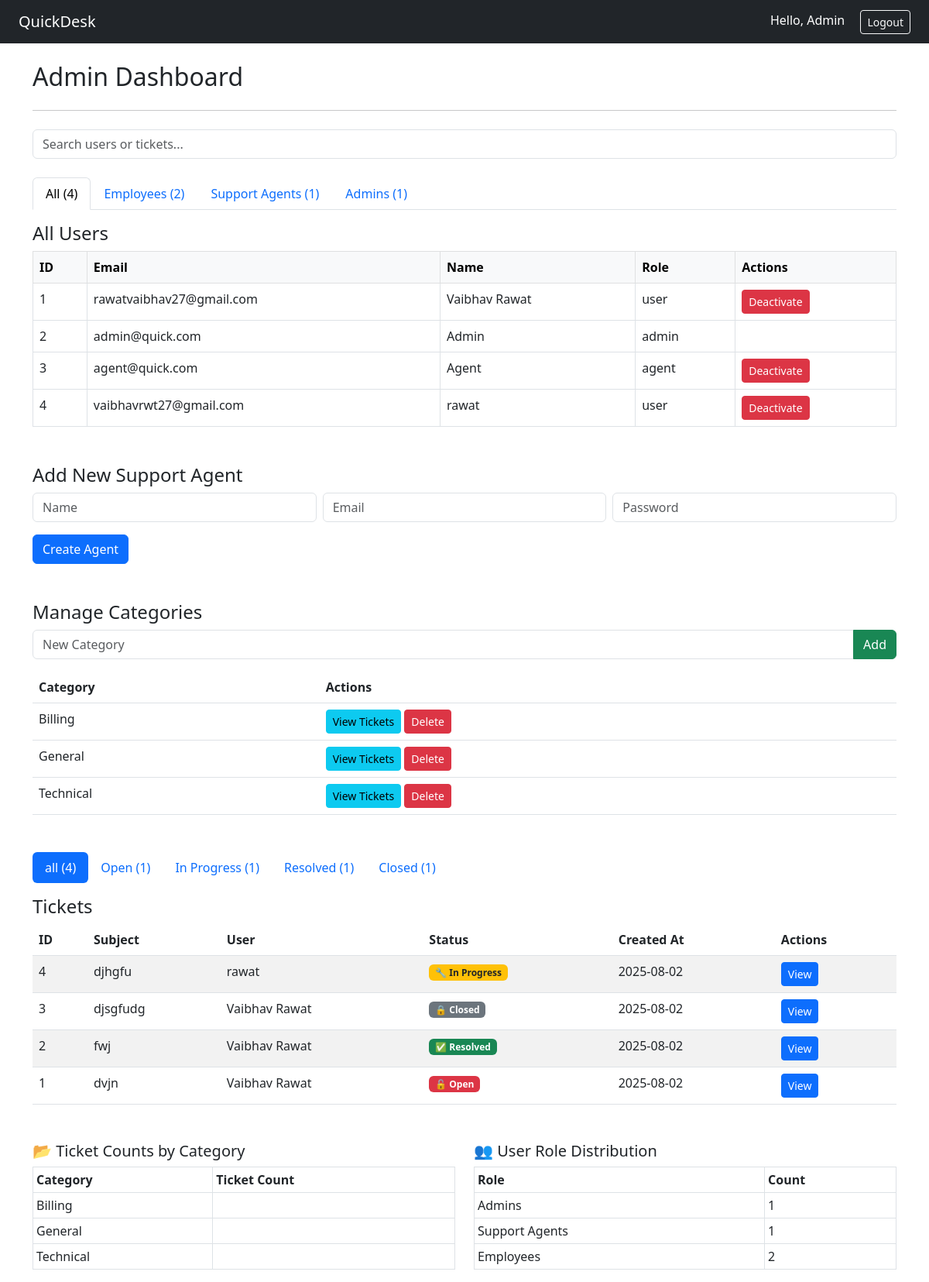
The app's page /admin (signed in) with its own data.
### app.py (models this page shows, shortened)
class User(db.Model, UserMixin):
    id = db.Column(db.Integer, primary_key=True)
    email = db.Column(db.String(150), unique=True, nullable=False)
    name = db.Column(db.String(150), nullable=False)
    password_hash = db.Column(db.String(200), nullable=False)
    role = db.Column(db.String(50), default='user')
    is_active = db.Column(db.Boolean, default=True)
    tickets = db.relationship('Ticket', backref='owner', lazy=True)
    replies = db.relationship('TicketReply', backref='author', lazy=True)

class Category(db.Model):
    id = db.Column(db.Integer, primary_key=True)
    name = db.Column(db.String(100), unique=True, nullable=False)

class Ticket(db.Model):
    id = db.Column(db.Integer, primary_key=True)
    subject = db.Column(db.String(200), nullable=False)
    description = db.Column(db.Text, nullable=False)
    category = db.Column(db.String(100), nullable=False)
    attachment = db.Column(db.String(200))
    status = db.Column(db.String(50), default='Open')
    user_id = db.Column(db.Integer, db.ForeignKey('user.id'), nullable=False)
    user_name = db.Column(db.String(150), nullable=False)  # ✅ store user name
    created_at = db.Column(db.DateTime, default=datetime.utcnow)
    replies = db.relationship('TicketReply', backref='ticket', lazy=True)

### app.py (the view)
@app.route('/admin')
@login_required
@role_required('admin')
def admin_dashboard():
    status_filter = request.args.get('status')
    user_filter = request.args.get('user_role')
    ticket_query = Ticket.query
    if status_filter and status_filter != 'all':
        ticket_query = ticket_query.filter_by(status=status_filter)
    tickets = ticket_query.order_by(Ticket.created_at.desc()).all()
    all_count = Ticket.query.count()
    open_count = Ticket.query.filter_by(status='Open').count()
    inprogress_count = Ticket.query.filter_by(status='In Progress').count()
    resolved_count = Ticket.query.filter_by(status='Resolved').count()
    closed_count = Ticket.query.filter_by(status='Closed').count()
    if user_filter and user_filter != 'all':
        users = User.query.filter_by(role=user_filter).order_by(User.id.asc()).all()
    else:
        users = User.query.order_by(User.id.asc()).all()
    employee_count = User.query.filter_by(role='user').count()
    agent_count = User.query.filter_by(role='agent').count()
    admin_count = User.query.filter_by(role='admin').count()
    total_users = User.query.count()
    categories = Category.query.order_by(Category.name.asc()).all()
    return render_template('admin_dashboard.html',
                           users=users,
                           tickets=tickets,
                           all_count=all_count,
                           open_count=open_count,
                           inprogress_count=inprogress_count,
                           resolved_count=resolved_count,
                           closed_count=closed_count,
                           current_status=status_filter or 'all',
                           current_user_role=user_filter or 'all',
                           total_users=total_users,
                           employee_count=employee_count,
                           agent_count=agent_count,
                           admin_count=admin_count,
                           categories=categories)

### app.py (called while the page is built)
@login_manager.user_loader
def load_user(user_id):
    return User.query.get(int(user_id))

def role_required(role_name):
    def wrapper(f):
        @wraps(f)
        def decorated_function(*args, **kwargs):
            if not current_user.is_authenticated or current_user.role != role_name:
                flash("Access denied.", "warning")
                return redirect(url_for('dashboard'))
            return f(*args, **kwargs)
        return decorated_function
    return wrapper

### templates/admin_dashboard.html
{% extends 'base.html' %}
{% block content %}
<h2>Admin Dashboard</h2>
<hr class="my-4">
<form method="GET" action="{{ url_for('admin_dashboard') }}" class="mb-4">
  <input type="text" name="search" placeholder="Search users or tickets..." class="form-control" value="{{ request.args.get('search', '') }}">
</form>
<ul class="nav nav-tabs mb-3">
  {% for role, label, count in [('all', 'All', total_users), ('user', 'Employees', employee_count), ('agent', 'Support Agents', agent_count), ('admin', 'Admins', admin_count)] %}
  <li class="nav-item">
    <a class="nav-link {% if current_user_role == role %}active{% endif %}" href="{{ url_for('admin_dashboard', user_role=role, status=current_status) }}">{{ label }} ({{ count }})</a>
  </li>
  {% endfor %}
</ul>
<h4>All Users</h4>
<table class="table table-bordered mb-5">
  <thead class="table-light">
    <tr>
      <th>ID</th>
      <th>Email</th>
      <th>Name</th>
      <th>Role</th>
      <th>Actions</th>
    </tr>
  </thead>
  <tbody>
    {% for user in users %}
    <tr>
      <td>{{ user.id }}</td>
      <td>{{ user.email }}</td>
      <td>{{ user.name }}</td>
      <td>{{ user.role }}</td>
      <td>
        {% if user.role != 'admin' %}
        <form method="POST" action="{{ url_for('toggle_user_status', user_id=user.id) }}">
          {% if user.is_active %}
          <button class="btn btn-sm btn-danger">Deactivate</button>
          {% else %}
          <button class="btn btn-sm btn-success">Activate</button>
          {% endif %}
        </form>
        {% endif %}
      </td>
    </tr>
    {% endfor %}
  </tbody>
</table>
<h4>Add New Support Agent</h4>
<form method="POST" action="{{ url_for('create_agent') }}" class="mb-5">
  <div class="row g-2">
    <div class="col-md-4"><input type="text" name="name" class="form-control" placeholder="Name" required></div>
    <div class="col-md-4"><input type="email" name="email" class="form-control" placeholder="Email" required></div>
    <div class="col-md-4"><input type="password" name="password" class="form-control" placeholder="Password" required></div>
  </div>
  <button class="btn btn-primary mt-3">Create Agent</button>
</form>
<h4>Manage Categories</h4>
<form method="POST" action="{{ url_for('add_category') }}" class="mb-3">
  <div class="input-group">
    <input type="text" name="category" class="form-control" placeholder="New Category" required>
    <button class="btn btn-success">Add</button>
  </div>
</form>
<table class="table table-hover mb-5">
  <thead><tr><th>Category</th><th>Actions</th></tr></thead>
  <tbody>
    {% for cat in categories %}
    <tr>
      <td>{{ cat.name }}</td>
      <td>
        <a href="{{ url_for('filter_by_category', category=cat.name) }}" class="btn btn-sm btn-info">View Tickets</a>
        <a href="{{ url_for('delete_category', category_id=cat.id) }}" class="btn btn-sm btn-danger">Delete</a>
      </td>
    </tr>
    {% else %}
    <tr><td colspan="2" class="text-center">No categories available.</td></tr>
    {% endfor %}
  </tbody>
</table>
<ul class="nav nav-pills mb-3">
  {% for label, count in [('all', all_count), ('Open', open_count), ('In Progress', inprogress_count), ('Resolved', resolved_count), ('Closed', closed_count)] %}
  <li class="nav-item">
    <a class="nav-link {% if current_status == label %}active{% endif %}" href="{{ url_for('admin_dashboard', status=label) }}">
      {{ label }} ({{ count }})
    </a>
  </li>
  {% endfor %}
</ul>
<h4>Tickets</h4>
<table class="table table-striped">
  <thead>
    <tr>
      <th>ID</th>
      <th>Subject</th>
      <th>User</th>
      <th>Status</th>
      <th>Created At</th>
      <th>Actions</th>
    </tr>
  </thead>
  <tbody>
    {% for ticket in tickets %}
    <tr>
      <td>{{ ticket.id }}</td>
      <td>{{ ticket.subject }}</td>
      <td>{{ ticket.owner.name }}</td>
      <td>
        {% if ticket.status == 'Open' %}
        <span class="badge bg-danger">🔓 Open</span>
        {% elif ticket.status == 'In Progress' %}
        <span class="badge bg-warning text-dark">🔧 In Progress</span>
        {% elif ticket.status == 'Resolved' %}
        <span class="badge bg-success">✅ Resolved</span>
        {% elif ticket.status == 'Closed' %}
        <span class="badge bg-secondary">🔒 Closed</span>
        {% else %}
        <span class="badge bg-dark">{{ ticket.status }}</span>
        {% endif %}
      </td>
      <td>{{ ticket.created_at.strftime('%Y-%m-%d') }}</td>
      <td>
        <a href="{{ url_for('view_ticket', ticket_id=ticket.id) }}" class="btn btn-sm btn-primary">View</a>
      </td>
    </tr>
    {% else %}
    <tr><td colspan="6" class="text-center">No tickets found for this status.</td></tr>
    {% endfor %}
  </tbody>
</table>
<div class="row mt-5">
  <div class="col-md-6">
    <h5>📂 Ticket Counts by Category</h5>
    <table class="table table-bordered table-sm">
      <thead><tr><th>Category</th><th>Ticket Count</th></tr></thead>
      <tbody>
        {% for cat in categories %}
        <tr><td>{{ cat.name }}</td><td>{{ cat.ticket_count }}</td></tr>
        {% endfor %}
      </tbody>
    </table>
  </div>
  <div class="col-md-6">
    <h5>👥 User Role Distribution</h5>
    <table class="table table-bordered table-sm">
      <thead><tr><th>Role</th><th>Count</th></tr></thead>
      <tbody>
        <tr><td>Admins</td><td>{{ admin_count }}</td></tr>
        <tr><td>Support Agents</td><td>{{ agent_count }}</td></tr>
        <tr><td>Employees</td><td>{{ employee_count }}</td></tr>
      </tbody>
    </table>
  </div>
</div>
{% endblock %}

### templates/base.html (shortened to what this page needs)
<!DOCTYPE html>
<html lang="en">
<head>
  <link href="https://cdn.jsdelivr.net/npm/bootstrap@5.3.0/dist/css/bootstrap.min.css" rel="stylesheet">
</head>
<body>
  <nav class="navbar navbar-expand-lg navbar-dark bg-dark px-4">
    <a class="navbar-brand" href="{{ url_for('dashboard') }}">QuickDesk</a>
    <div class="ms-auto">
      {% if current_user.is_authenticated %}
        <span class="text-white me-3">Hello, {{ current_user.name }}</span>
        <a class="btn btn-outline-light btn-sm" href="{{ url_for('logout') }}">Logout</a>
      {% else %}
        <a class="btn btn-outline-light btn-sm" href="{{ url_for('login') }}">Login</a>
      {% endif %}
    </div>
  </nav>
  <div class="container mt-4">
    {% block content %}{% endblock %}
  </div>
</body>
</html>

### records on screen
User: name "Admin", id "2", email "admin@quick.com", role "admin"
User: id "1", email "rawatvaibhav27@gmail.com", name "Vaibhav Rawat", role "user", is_active "Deactivate"
User: id "3", email "agent@quick.com", name "Agent", role "agent", is_active "Deactivate"
User: id "4", email "vaibhavrwt27@gmail.com", name "rawat", role "user", is_active "Deactivate"
Category: name "Billing"
Category: name "General"
Category: name "Technical"
Ticket: status "Open", count "1", id "1", subject "dvjn", owner.name "Vaibhav Rawat", shows "🔓 Open", created_at "2025-08-02"
Ticket: status "Resolved", user "1", id "2", subject "fwj", owner.name "Vaibhav Rawat", shows "✅ Resolved", created_at "2025-08-02"
Ticket: status "Closed", user "1", id "3", subject "djsgfudg", owner.name "Vaibhav Rawat", shows "🔒 Closed", created_at "2025-08-02"
Ticket: id "4", subject "djhgfu", owner.name "rawat", status "🔧 In Progress", created_at "2025-08-02"

### other values on screen
{{ label }} "All" "Employees" "Support Agents" "Admins"
{{ count }} "4" "2" "1" "1"
{{ label }} "all" "In Progress"
{{ count }} "4" "1"
{{ admin_count }} "1"
{{ agent_count }} "1"
{{ employee_count }} "2"
